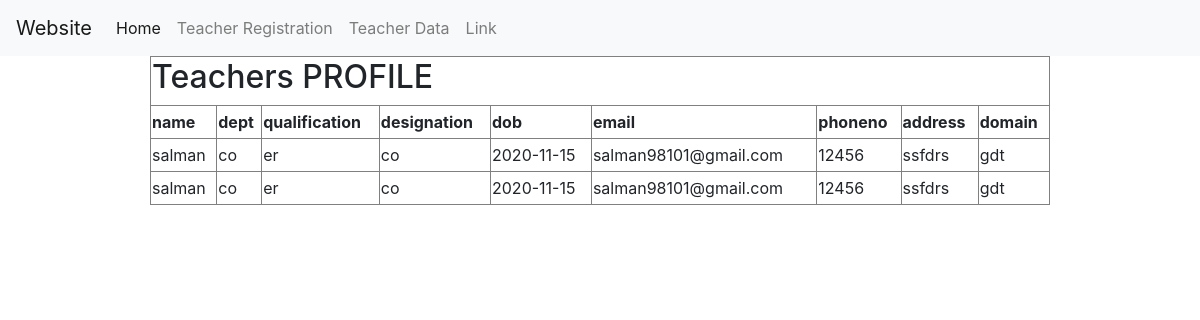
Page /forms/teacherfetch.php on the committed database.
### tables this page shows
CREATE TABLE `teacher` (
  `name` varchar(30) NOT NULL,
  `dept` varchar(30) NOT NULL,
  `qualification` varchar(30) NOT NULL,
  `designation` varchar(30) NOT NULL,
  `dob` date NOT NULL,
  `email` varchar(30) NOT NULL,
  `phoneno` varchar(30) NOT NULL,
  `address` varchar(30) NOT NULL,
  `domain` varchar(30) NOT NULL
);

### forms/teacherfetch.php (the view, shortened to what this page needs)
<?php
$link=mysqli_connect('localhost','root','','project');
$query="select * from teacher";
$result=mysqli_query($link , $query);
?>
<!DOCTYPE html>
<html>
<head>
	<link rel="stylesheet" href="https://maxcdn.bootstrapcdn.com/bootstrap/4.0.0/css/bootstrap.min.css">
</head>
<body>
	<nav class="navbar navbar-expand-lg navbar-light bg-light">
  <a class="navbar-brand" href="#">Website</a>
  <div class="collapse navbar-collapse" id="navbarSupportedContent">
    <ul class="navbar-nav mr-auto">
      <li class="nav-item active">
        <a class="nav-link" href="../home.php">Home <span class="sr-only">(current)</span></a>
      </li>
      <li class="nav-item">
        <a class="nav-link" href="teacherreg.html">Teacher Registration</a>
      </li>
      <li class="nav-item">
        <a class="nav-link" href="teacherfetch.php">Teacher Data</a>
      </li>
      <li class="my-2 my-lg-0">
        <a class="nav-link" href="#">Link</a>
      </li>
    </ul>
  </div>
</nav>
	<table align="center" border="lpx" style="width: 900px; line-height: 30px;">
		<tr>
			<th colspan="9"><h2>Teachers PROFILE</h2></th>
		</tr>
		<tr>
			<th>name</th>
			<th>dept</th>
			<th>qualification</th>
			<th>designation</th>
			<th>dob</th>
			<th>email</th>
			<th>phoneno</th>
			<th>address</th>
			<th>domain</th>
		</tr>
	<?php
	    while ($rows=mysqli_fetch_array($result))
	    {
	?>
	    	<tr>
	    		<td><?php echo $rows['name']; ?></td>
	    		<td><?php echo $rows['dept']; ?></td>
	    		<td><?php echo $rows['qualification']; ?></td>
	    		<td><?php echo $rows['designation'];?></td>
	    		<td><?php echo $rows['dob'];?></td>
	    		<td><?php echo $rows['email']; ?></td>
	    		<td><?php echo $rows['phoneno']; ?></td>
	    		<td><?php echo $rows['address']; ?></td>
	    		<td><?php echo $rows['domain']; ?></td>
	    	</tr>
	<?php
	    }
	?>
	</table>
</body>
</html>

### rows in the picture
teacher: name "salman", dept "co", qualification "er", designation "co", dob "2020-11-15", email "salman98101@gmail.com", phoneno "12456", address "ssfdrs", domain "gdt"
teacher: name "salman", dept "co", qualification "er", designation "co", dob "2020-11-15", email "salman98101@gmail.com", phoneno "12456", address "ssfdrs", domain "gdt"
